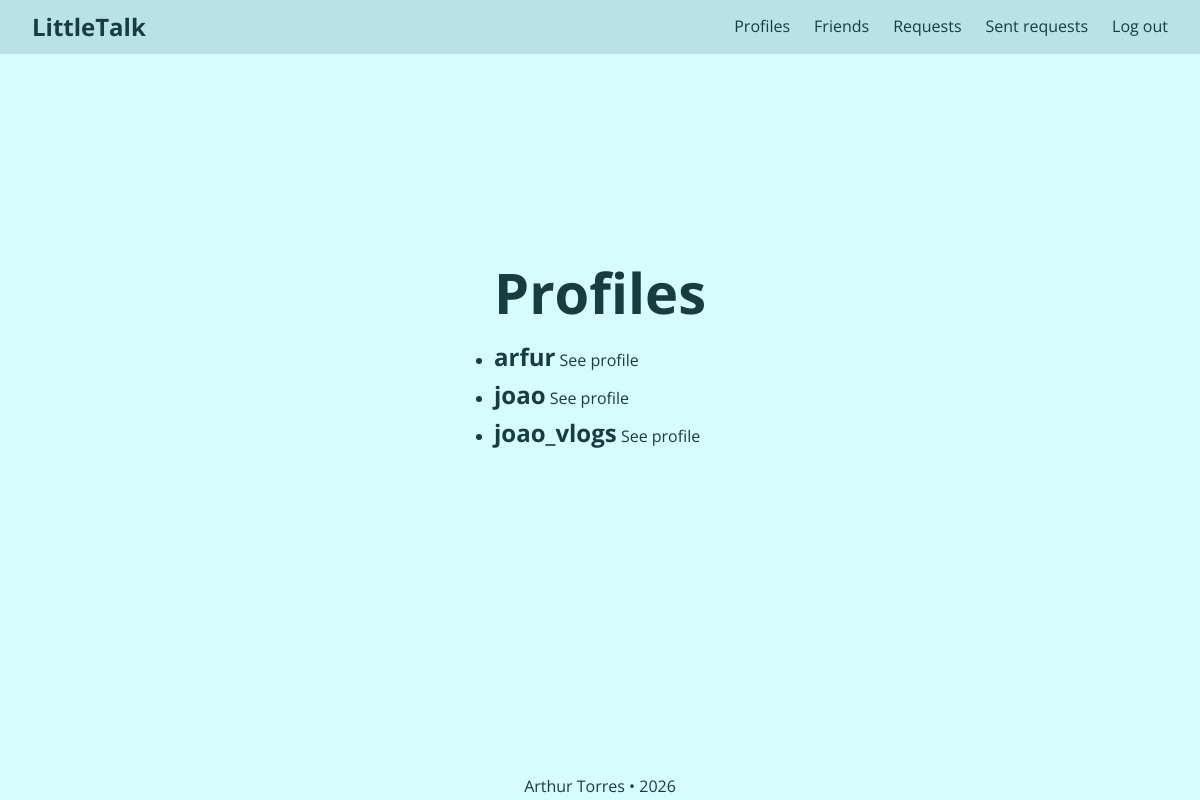
The app's page /profiles (signed in), older data.
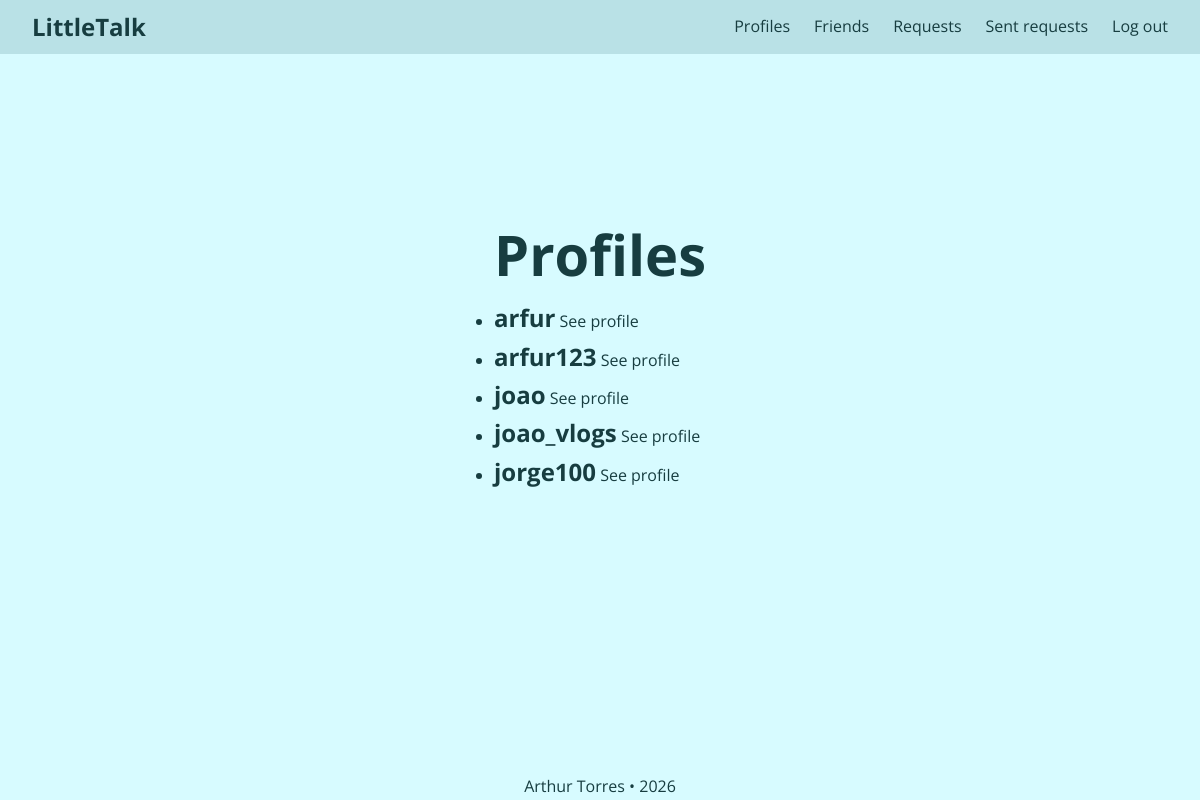
The same page, newer data.
### tables this page shows
CREATE TABLE users (
    id INTEGER PRIMARY KEY AUTOINCREMENT,
    username TEXT NOT NULL UNIQUE,
    hash BLOB NOT NULL
);

### app.py (the view)
@app.route("/profiles", methods=["GET", "POST"])
@login_required
def profiles():
    db = get_db()
    row = db.execute("SELECT username FROM users").fetchall()
    if request.method == "GET":
        return render_template("profiles.html", profiles=row)

### app.py (called while the page is built)
def get_db():
    if 'db' not in g:
        g.db = sqlite3.connect("data/database.db")
        g.db.row_factory = sqlite3.Row
        g.db.execute("PRAGMA foreign_keys = ON")
    return g.db

### helpers.py (called while the page is built)
def login_required(f):
    @wraps(f)
    def decorated(*args, **kwargs):
        if session.get("user_id") is None:
            return redirect("/login")
        return f(*args, **kwargs)
    return decorated

### templates/profiles.html (shortened to what this page needs)
{% extends "layout.html" %}
{% block content %}
<div class="list-page">
    <h1>Profiles</h1>
    <ul class="user-list">
        {% for profile in profiles %}
        <li class="user-list-item card">
            <span class="user-list-name">{{ profile["username"] }}</span>
            <a href="/profile/{{ profile['username'] }}" class="btn btn-sm">See profile</a>
        </li>
        {% endfor %}
    </ul>
</div>
{% endblock %}

### templates/layout.html (shortened to what this page needs)
<!DOCTYPE html>
<html lang="en">
<head>
    <link rel="stylesheet" href="{{ url_for('static', filename='css/base.css') }}">
    <link rel="stylesheet" href="{{ url_for('static', filename='css/components.css') }}">
    <link rel="stylesheet" href="{{ url_for('static', filename='css/pages.css') }}">
</head>
<body class="{% block body_class %}{% endblock %}">
    <nav>
        <a href="/" class="nav-logo">LittleTalk</a>
        <ul class="nav-links">
            {% if session["user_id"] %}
                <li><a href="/profiles">Profiles</a></li>
                <li><a href="/friends">Friends</a></li>
                <li><a href="/requests">Requests</a></li>
                <li><a href="/requests_sent">Sent requests</a></li>
                <li><a href="/logout">Log out</a></li>
            {% else %}
                <li><a href="/login">Log in</a></li>
                <li><a href="/register">Register</a></li>
            {% endif %}
        </ul>
    </nav>
    <main>
        {% block content %}{% endblock %}
    </main>
    <footer>
        <p>Arthur Torres • 2026</p>
    </footer>
</body>
</html>

### static/css/base.css (style rules this page uses)
*, *::before, *::after { box-sizing: border-box; margin: 0; padding: 0; }
:root { --color-bg: #d7fbff; --color-navbar: #b9e1e6; --color-navbar-text: #5a7f82; --color-text: #173d40; --color-input: #5a7f82; --font: 'Open Sans', 'Inter', sans-serif; --radius: 999px; --radius-btn: 8px; --gap: 1rem; }
body { font-family: var(--font); background-color: var(--color-bg); color: var(--color-text); line-height: 1.6; min-height: 100vh; display: flex; flex-direction: column; }

### static/css/components.css (style rules this page uses)
nav { display: flex; align-items: center; justify-content: space-between; padding: 0.5rem 2rem; background-color: var(--color-navbar); }
.nav-links { display: flex; gap: 1.5rem; list-style: none; }
span, a[href="/"] { font-size: 1.5rem; font-weight: bold; }
a { color: var(--color-text); text-decoration: none; }
main { flex: 1; display: flex; align-items: center; justify-content: center; padding-bottom: 8rem; }
footer { display: flex; align-items: center; justify-content: center; }
h1 { font-size: 3.5rem; }

Row changes from the older to the newer data that the page shows:
added users: username "arfur123"
added users: username "jorge100"
